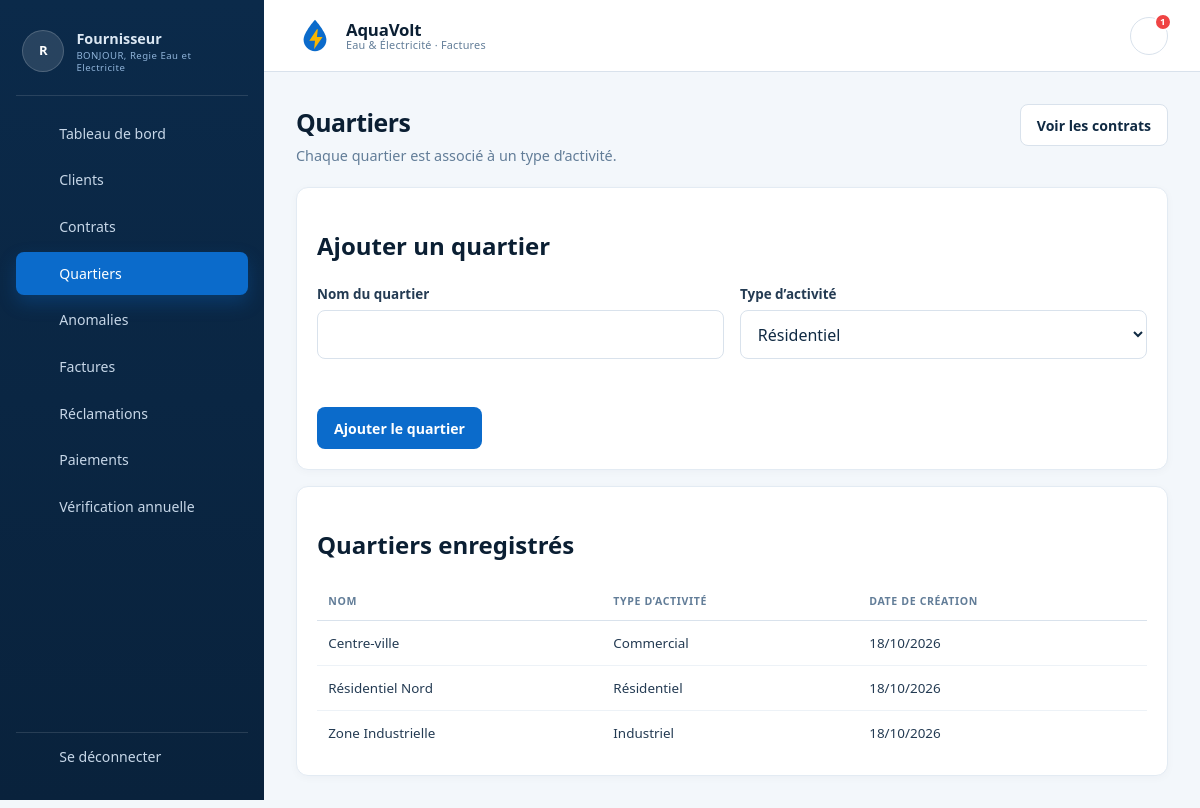
Page /Quartier/all (signed in) on the committed database.
### tables this page shows
CREATE TABLE quartier (
  id_quartier INT UNSIGNED NOT NULL AUTO_INCREMENT,
  nom VARCHAR(100) NOT NULL,
  type_activite ENUM('RESIDENTIEL', 'COMMERCIAL', 'INDUSTRIEL') NOT NULL,
  date_creation DATETIME NOT NULL DEFAULT CURRENT_TIMESTAMP,
  PRIMARY KEY (id_quartier),
  UNIQUE KEY uk_quartier_nom_activite (nom, type_activite)
);

### Traitement/Quartier.php (called while the page is built, shortened)
<?php
require_once __DIR__ . '/../BD/Quartier.php';
function quartier_all($id = null): void
{
    $quartiers = quartier_lister();
    $nomQuartier = trim((string) ($_GET['nom'] ?? ''));
    $typeQuartier = strtoupper(trim((string) ($_GET['type'] ?? 'RESIDENTIEL')));
    require ROOT . 'IHM/quartier/index.php';
}

### index.php (called while the page is built, shortened)
<?php
require_once ROOT . 'config/app.php';
require_once ROOT . 'BD/Connexion.php';
$url = trim((string) ($_GET['url'] ?? ''), '/');
$segments = $url === '' ? [] : explode('/', $url);
$controller = ucfirst(strtolower($segments[0] ?? 'Home'));
$action = strtolower($segments[1] ?? 'index');
$id = $segments[2] ?? null;
$function = strtolower($controller) . '_' . $action;
$function($id);

### BD/Connexion.php (called while the page is built, shortened)
<?php
function pdo(): PDO
{
    static $pdo = null;
    if ($pdo instanceof PDO) {
        return $pdo;
    }
    $config = require ROOT . 'config/database.php';
    $dsn = sprintf(
        'mysql:host=%s;port=%d;dbname=%s;charset=%s',
        $config['host'],
        (int) $config['port'],
        $config['dbname'],
        $config['charset'] ?? 'utf8mb4'
    );
    $pdo = new PDO($dsn, $config['user'], $config['pass'], [
        PDO::ATTR_ERRMODE => PDO::ERRMODE_EXCEPTION,
        PDO::ATTR_DEFAULT_FETCH_MODE => PDO::FETCH_ASSOC,
        PDO::ATTR_EMULATE_PREPARES => false,
    ]);
    return $pdo;
}

### BD/Quartier.php (called while the page is built, shortened)
<?php
final class QuartierBD
{
    public function lister(): array
    {
        return $this->pdo
            ->query('SELECT id_quartier, nom, type_activite, date_creation
                     FROM quartier
                     ORDER BY nom, type_activite')
            ->fetchAll(PDO::FETCH_ASSOC);
    }
}
function quartier_bd(): QuartierBD
{
    return new QuartierBD(pdo());
}
function quartier_lister(): array
{
    return quartier_bd()->lister();
}

### IHM/quartier/index.php (the view, shortened to what this page needs)
<?php
$types = [
    'RESIDENTIEL' => 'Résidentiel',
    'COMMERCIAL' => 'Commercial',
    'INDUSTRIEL' => 'Industriel',
];
?>
<?php require ROOT . 'IHM/layout/header.php'; ?>
<div class="page-head">
    <div>
        <h1>Quartiers</h1>
        <p>Chaque quartier est associé à un type d’activité.</p>
    </div>
    <div class="page-head-actions">
        <a class="button button-secondary" href="<?= e(url('Contrat/all')) ?>">Voir les contrats</a>
    </div>
</div>
<section class="card">
    <h2>Ajouter un quartier</h2>
    <form method="post" action="<?= e(url('Quartier/add')) ?>" class="form">
        <div class="form-grid">
            <div class="form-group">
                <label for="nom">Nom du quartier</label>
                <input type="text" id="nom" name="nom" maxlength="100" value="<?= e($nomQuartier) ?>" required>
            </div>
            <div class="form-group">
                <label for="type_activite">Type d’activité</label>
                <select id="type_activite" name="type_activite" required>
                    <?php foreach ($types as $code => $libelle): ?>
                        <option value="<?= e($code) ?>" <?= $code === $typeQuartier ? 'selected' : '' ?>>
                            <?= e($libelle) ?>
                        </option>
                    <?php endforeach; ?>
                </select>
            </div>
        </div>
        <div class="form-actions">
            <button class="button" type="submit">Ajouter le quartier</button>
        </div>
    </form>
</section>
<section class="card">
    <h2>Quartiers enregistrés</h2>
    <?php if ($quartiers === []): ?>
        <div class="empty-state">Aucun quartier enregistré.</div>
    <?php else: ?>
        <div class="table-wrap">
            <table class="table">
                <thead>
                    <tr>
                        <th>Nom</th>
                        <th>Type d’activité</th>
                        <th>Date de création</th>
                    </tr>
                </thead>
                <tbody>
                <?php foreach ($quartiers as $quartier): ?>
                    <tr>
                        <td><?= e($quartier['nom']) ?></td>
                        <td><?= e($types[$quartier['type_activite']] ?? $quartier['type_activite']) ?></td>
                        <td><?= e(format_date_fr($quartier['date_creation'])) ?></td>
                    </tr>
                <?php endforeach; ?>
                </tbody>
            </table>
        </div>
    <?php endif; ?>
</section>
<?php require ROOT . 'IHM/layout/footer.php'; ?>

### assets/css/style.css (style rules this page uses)
:root { --navy: #0b2a4a; --navy-2: #0e355c; --primary: #0b6bcb; --primary-dark: #0857a6; --primary-soft: #e8f2fd; --bg: #f3f7fb; --surface: #ffffff; --ink: #102a43; --muted: #627d98; --border: #d9e2ec; --success: #1f7a4d; --success-bg: #e8f6ee; --danger: #b42318; --danger-bg: #fdecea; --warning: #b54708; --warning-bg: #fff4e5; --yellow: #f7b500; --shadow: 0 10px 30px rgba(16, 42, 67, 0.08); --radius: 12px; }
* { box-sizing: border-box; }
html { -webkit-text-size-adjust: 100%; }
body { margin: 0; font-family: system-ui, -apple-system, "Segoe UI", Roboto, sans-serif; background: var(--bg); color: var(--ink); line-height: 1.5; }
a { color: var(--primary); }
.app-body { background: var(--bg); }
.page-head { display: flex; align-items: flex-start; justify-content: space-between; gap: 1rem; margin-bottom: 1.25rem; }
.page-head h1 { margin: 0 0 0.25rem; font-size: 1.55rem; letter-spacing: -0.02em; color: #0b1f33; }
.page-head p { margin: 0; color: var(--muted); font-size: 0.9rem; }
.page-head-actions { display: flex; align-items: center; gap: 0.5rem; flex-wrap: wrap; }
.card { background: var(--surface); border: 1px solid #e3ebf3; border-radius: var(--radius); padding: 1.25rem; margin-bottom: 1rem; box-shadow: 0 2px 8px rgba(16, 42, 67, 0.03); }
.card h1, .card h2, .card h3 { color: #0b1f33; }
.btn, .button { display: inline-flex; align-items: center; justify-content: center; gap: 0.45rem; padding: 0.6rem 1rem; border-radius: 8px; border: 1px solid transparent; background: var(--primary); color: #fff; font: inherit; font-size: 0.88rem; font-weight: 600; text-decoration: none; cursor: pointer; transition: background 0.15s, border-color 0.15s, color 0.15s; }
.btn-secondary, .button-secondary { background: #fff; color: var(--ink); border-color: var(--border); }
.form-group { display: flex; flex-direction: column; gap: 0.4rem; margin-bottom: 1rem; }
.form-group label { font-weight: 600; font-size: 0.84rem; color: #243b53; }
.form-group input, .form-group select, .form-group textarea { width: 100%; padding: 0.72rem 0.8rem; border: 1px solid var(--border); border-radius: 8px; background: #fff; font: inherit; color: var(--ink); }
.table { width: 100%; border-collapse: collapse; }
.table th { padding: 0.65rem 0.7rem; border-bottom: 1px solid var(--border); text-align: left; font-size: 0.66rem; font-weight: 700; letter-spacing: 0.06em; text-transform: uppercase; color: var(--muted); }
.table td { padding: 0.75rem 0.7rem; border-bottom: 1px solid #edf2f7; font-size: 0.84rem; color: #243b53; vertical-align: middle; }
.table tbody tr:last-child td { border-bottom: 0; }
.form { display: flex; flex-direction: column; gap: 1rem; }
.form-grid { display: grid; grid-template-columns: repeat(2, minmax(0, 1fr)); gap: 1rem; }
.form-actions { display: flex; flex-wrap: wrap; align-items: center; gap: 0.75rem; margin-top: 1rem; }
.table-wrap { overflow-x: auto; -webkit-overflow-scrolling: touch; }

### rows in the picture
quartier: nom "Centre-ville", type_activite "Commercial", date_creation "18/10/2026"
quartier: nom "Résidentiel Nord", type_activite "Résidentiel", date_creation "18/10/2026"
quartier: nom "Zone Industrielle", type_activite "Industriel", date_creation "18/10/2026"

### other values in the picture
$initiales "R"
role_label($role) "Fournisseur"
$nomComplet !== '' ? $nomComplet : 'Utilisateur' "Regie Eau et Electricite"
APP_NAME "AquaVolt"
APP_TAGLINE "Eau & Électricité · Factures"
$notificationsNonLues "1"
form field type_activite "Résidentiel"
